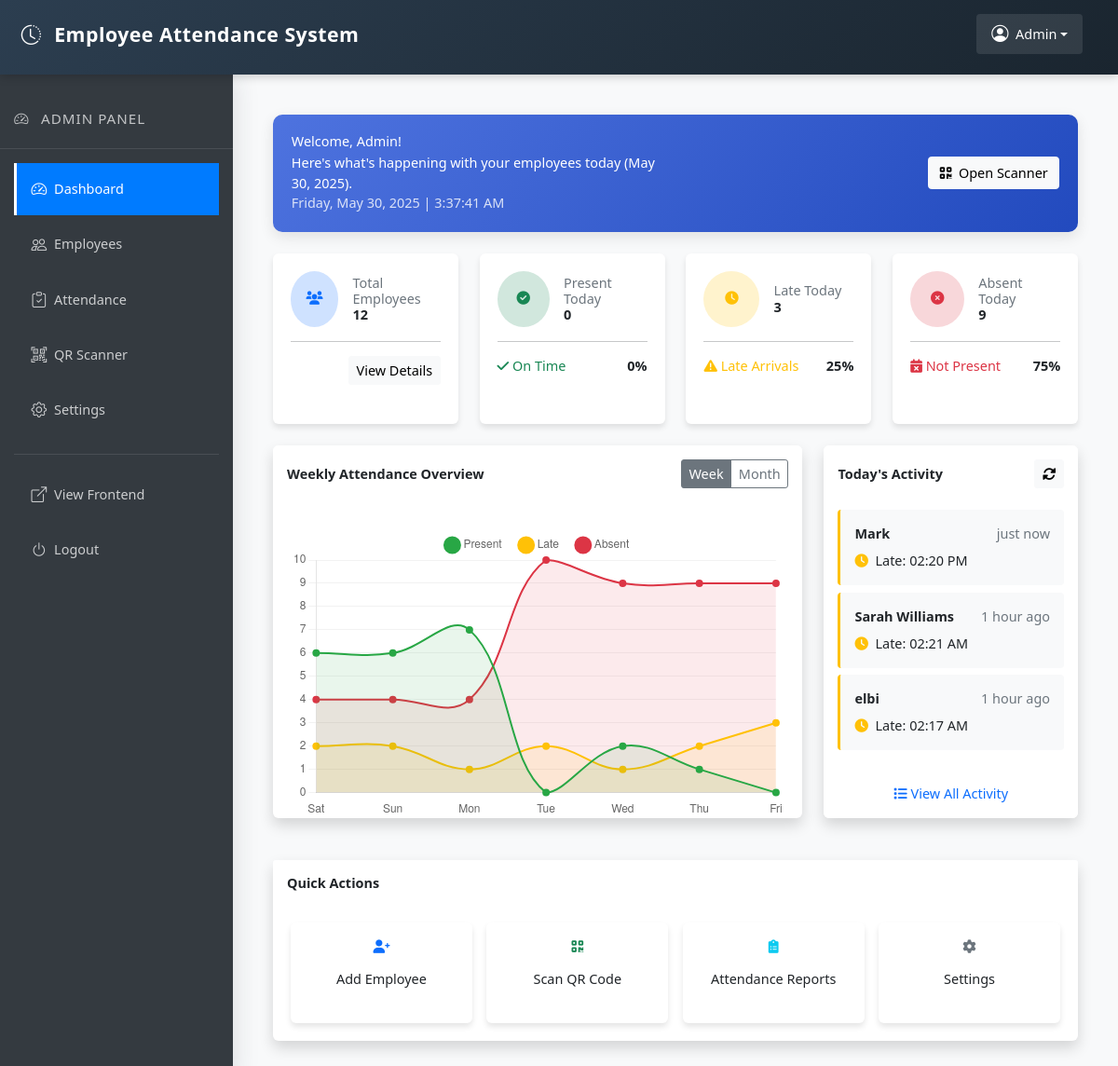
Before: /views/admin/dashboard.php (signed in) with the older database file.
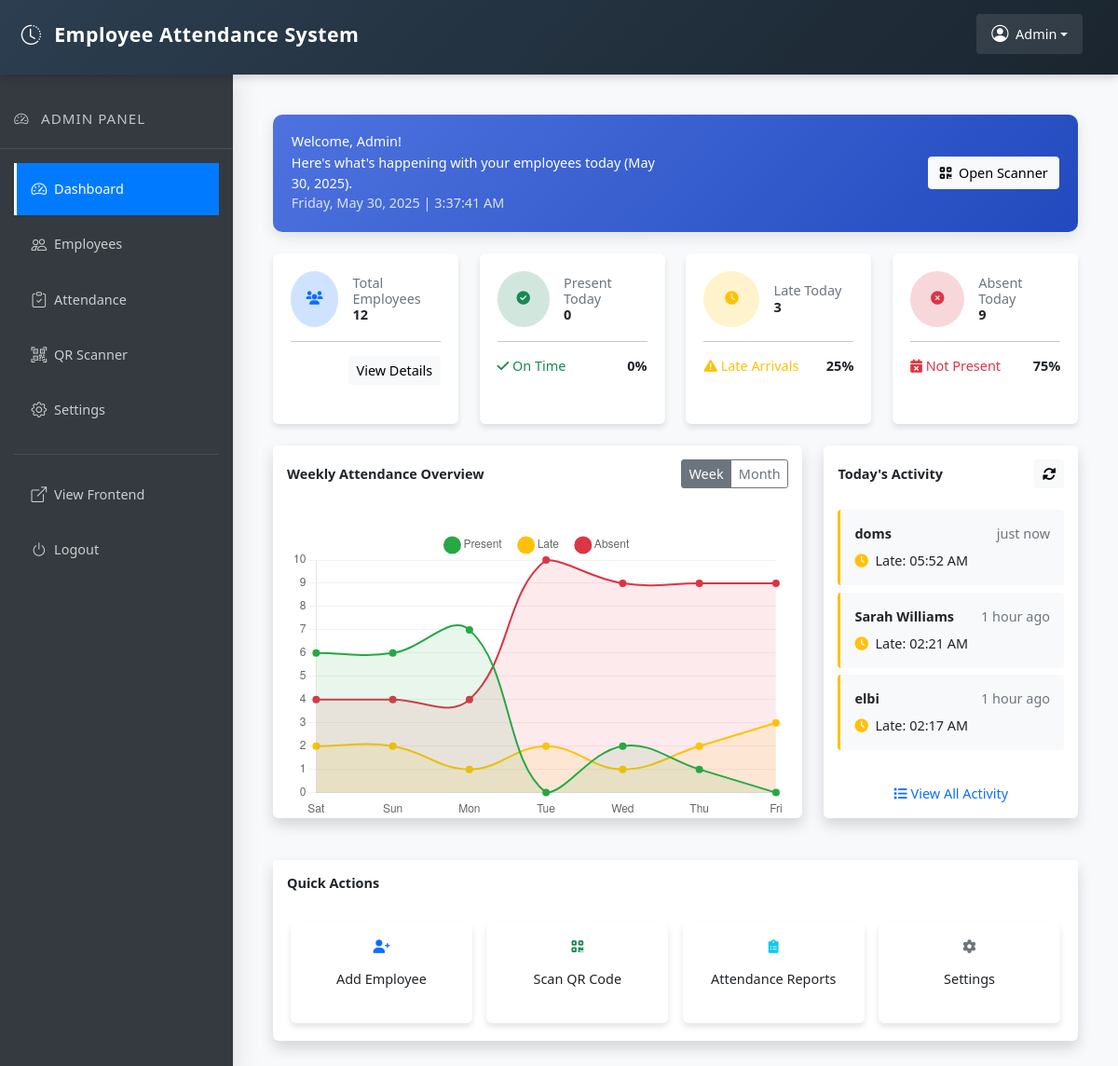
After: the same page with the newer database file.
### tables this page shows
CREATE TABLE `morning_time_log` (
  `id` int(11) NOT NULL,
  `employee_id` int(11) NOT NULL,
  `time_in` datetime DEFAULT NULL,
  `time_out` datetime DEFAULT NULL,
  `status` enum('present','late','absent') DEFAULT 'absent'
);

CREATE TABLE `users` (
  `id` int(11) NOT NULL,
  `username` varchar(50) NOT NULL,
  `password` varchar(255) NOT NULL,
  `email` varchar(100) NOT NULL,
  `code` varchar(255) NOT NULL,
  `created_at` timestamp NOT NULL DEFAULT current_timestamp()
);

### views/admin/dashboard.php (the view, shortened to what the changed rows need)
<!DOCTYPE html>
<html lang="en">
<head>
    <link rel="stylesheet" href="../../assets/css/admin.css">
    <link rel="stylesheet" href="../../assets/css/bootstrap.min.css">
    <link rel="stylesheet" href="https://cdnjs.cloudflare.com/ajax/libs/font-awesome/6.0.0-beta3/css/all.min.css">
</head>
<body>
    <?php
    require_once '../../includes/admin/header.php';
    require_once '../../db/connect.php';
    $today = date('Y-m-d');
    $total_employees_query = "SELECT COUNT(*) as total FROM users WHERE id != 1";
    $total_employees = $conn->query($total_employees_query)->fetch_assoc()['total'];
    $present_today_query = "SELECT COUNT(DISTINCT employee_id) as total FROM morning_time_log WHERE DATE(time_in) = CURDATE() AND status = 'present'";
    $present_today = $conn->query($present_today_query)->fetch_assoc()['total'];
    $late_today_query = "SELECT COUNT(DISTINCT employee_id) as total FROM morning_time_log WHERE DATE(time_in) = CURDATE() AND status = 'late'";
    $late_today = $conn->query($late_today_query)->fetch_assoc()['total'];
    $attended_today_query = "SELECT COUNT(DISTINCT employee_id) as count FROM morning_time_log WHERE DATE(time_in) = CURDATE()";
    $attended_today = $conn->query($attended_today_query)->fetch_assoc()['count'];
    $absent_today = $total_employees - $attended_today;
    $recent_activity_query = "SELECT t.*, u.username
                             FROM morning_time_log t
                             JOIN users u ON t.employee_id = u.id
                             WHERE DATE(t.time_in) = '$today'
                             ORDER BY t.time_in DESC
                             LIMIT 10";
    $recent_activity_result = $conn->query($recent_activity_query);
    ?>
    <div class="main-content">
        <div class="container-fluid mt-4">
            <div class="welcome-section mb-4">
                <div class="row align-items-center">
                    <div class="col-md-6">
                        <h2 class="mb-1">Welcome, Admin!</h2>
                    </div>
                </div>
            </div>
            <div class="row g-4 mb-4">
                <div class="col-xl-3 col-md-6">
                    <div class="card stat-card h-100">
                        <div class="card-body">
                            <div class="d-flex align-items-center">
                                <div>
                                    <h2 class="mb-0 fw-bold"><?php echo $total_employees; ?></h2>
                                </div>
                            </div>
                        </div>
                    </div>
                </div>
                <div class="col-xl-3 col-md-6">
                    <div class="card stat-card h-100">
                        <div class="card-body">
                            <div class="d-flex align-items-center">
                                <div>
                                    <h2 class="mb-0 fw-bold"><?php echo $present_today; ?></h2>
                                </div>
                            </div>
                        </div>
                    </div>
                </div>
                <div class="col-xl-3 col-md-6">
                    <div class="card stat-card h-100">
                        <div class="card-body">
                            <div class="d-flex align-items-center">
                                <div>
                                    <h2 class="mb-0 fw-bold"><?php echo $late_today; ?></h2>
                                </div>
                            </div>
                        </div>
                    </div>
                </div>
                <div class="col-xl-3 col-md-6">
                    <div class="card stat-card h-100">
                        <div class="card-body">
                            <div class="d-flex align-items-center">
                                <div>
                                    <h2 class="mb-0 fw-bold"><?php echo $absent_today; ?></h2>
                                </div>
                            </div>
                        </div>
                    </div>
                </div>
            </div>
            <div class="row g-4">
                <div class="col-md-4">
                    <div class="card shadow border-0 card-fixed-height">
                        <div class="card-body p-0">
                            <div class="activity-feed px-3 py-2">
                                <?php
                                if ($recent_activity_result && $recent_activity_result->num_rows > 0) {
                                    while ($activity = $recent_activity_result->fetch_assoc()) {
                                        $time_ago = time_elapsed_string(strtotime($activity['time_in']));
                                        $status_class = ($activity['status'] == 'present') ? 'present' : 'late';
                                        $status_icon = ($activity['status'] == 'present') ? 'check-circle' : 'clock';
                                        $status_color = ($activity['status'] == 'present') ? 'text-success' : 'text-warning';
                                        echo '<div class="activity-item ' . $status_class . ' mb-2 bg-light rounded">';
                                        echo '  <div class="d-flex justify-content-between align-items-center mb-2">';
                                        echo '    <h6 class="mb-0 fw-bold">' . htmlspecialchars($activity['username']) . '</h6>';
                                        echo '    <small class="text-muted">' . $time_ago . '</small>';
                                        echo '  </div>';
                                        echo '  <div class="d-flex align-items-center">';
                                        echo '    <span class="' . $status_color . ' me-2"><i class="fas fa-' . $status_icon . '"></i></span>';
                                        echo '    <span>' . ucfirst($activity['status']) . ': ' . date('h:i A', strtotime($activity['time_in'])) . '</span>';
                                        echo '  </div>';
                                        echo '</div>';
                                    }
                                } else {
                                    echo '<div class="text-center my-4 text-muted">';
                                    echo '<i class="far fa-calendar-times mb-3" style="font-size: 3rem;"></i>';
                                    echo '<p>No activity recorded today</p>';
                                    echo '</div>';
                                }
                                ?>
                            </div>
                        </div>
                    </div>
                </div>
            </div>
        </div>
    </div>
<?php
function time_elapsed_string($timestamp) {
    $diff = time() - $timestamp;
    if ($diff < 60) {
        return 'just now';
    } elseif ($diff < 3600) {
        $mins = round($diff / 60);
        return $mins . ' minute' . ($mins > 1 ? 's' : '') . ' ago';
    } elseif ($diff < 86400) {
        $hours = round($diff / 3600);
        return $hours . ' hour' . ($hours > 1 ? 's' : '') . ' ago';
    } elseif ($diff < 172800) {
        return 'yesterday';
    } else {
        return date('M j', $timestamp);
    }
}
?>
</body>
</html>

Changed rows visible on the page:
no longer on this page (row edited): morning_time_log: employee.username "Mark", time_in "just now", status "Late", time_in "02:20 PM"
added morning_time_log: employee.username "doms", time_in "just now", status "Late", time_in "05:52 AM"
